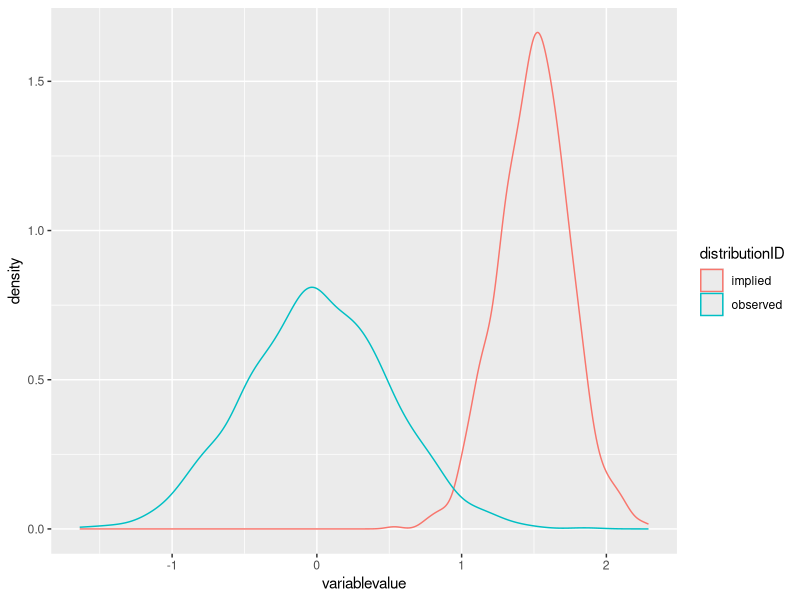
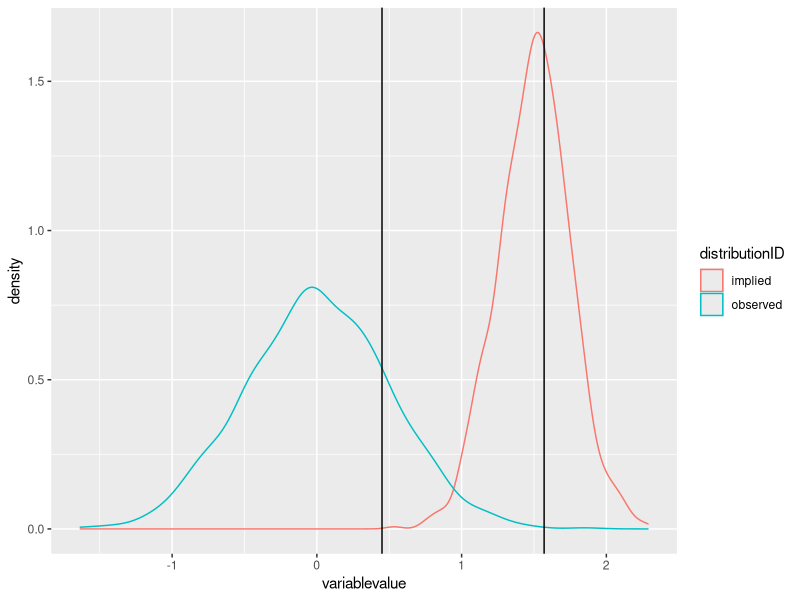
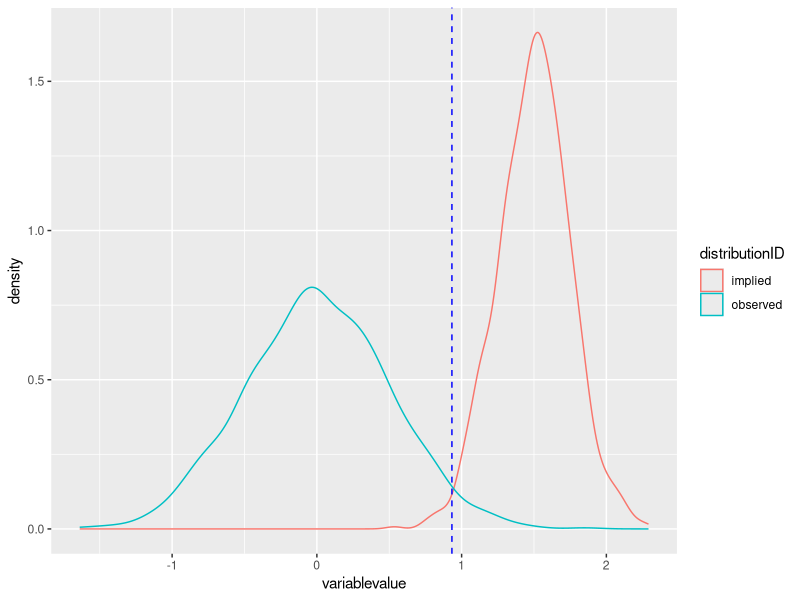
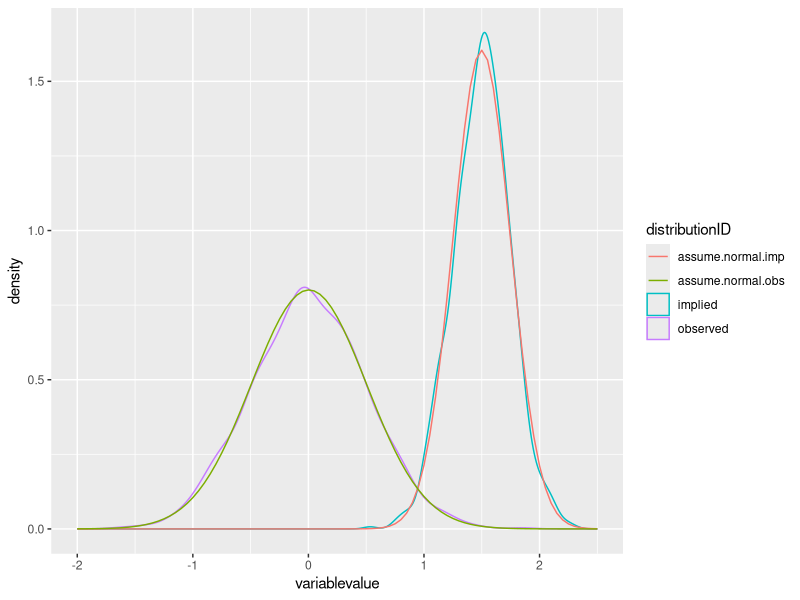

Generate these figures, in order, with R:
## ---- chunk 1
knitr::opts_chunk$set(echo = TRUE)

library(dplyr)
library(tidyr)
library(ggplot2)
library(tibble)
## ---- chunk 2

mu.obs <- 0
sig.obs <- 0.5

mu.imp <- 1.5
sig.imp <- 0.25
## ---- chunk 3
# number samples each
nsample <- 1000

# set seed for reproducibility
set.seed(11)

# draw samples
sample.obs <- rnorm(n = nsample, mean = mu.obs, sd = sig.obs)
sample.imp <- rnorm(n = nsample, mean = mu.imp, sd = sig.imp)
## ---- chunk 4

tibble(observed = sample.obs) %>%
  mutate(id = as.numeric(row.names(.))) ->
observed

tibble(implied = sample.imp) %>%
  mutate(id = as.numeric(row.names(.))) ->
implied


# Join the tables for convenient plotting
observed %>%
  left_join(implied, by = "id") %>%
  gather(distributionID, variablevalue, -id) ->
plotdata

head(plotdata)
## ---- chunk 5
p <- ggplot(plotdata, aes(x = variablevalue, color = distributionID)) +
  geom_density()

p
## ---- chunk 6

p + geom_vline(xintercept = 0.45) + geom_vline(xintercept = 1.57)
## ---- chunk 7
p + geom_vline(xintercept = 0.933, linetype = 2, color = "blue") # + geom_vline(xintercept = 1.57, color = 'blue')
## ---- chunk 8
shapiro.test(sample.obs)
## ---- chunk 9
shapiro.test(sample.imp)
## ---- chunk 10

mu.sample.obs <- mean(sample.obs)
sig.sample.obs <- sd(sample.obs)

print(mu.sample.obs)
print(sig.sample.obs)

assume.normal.obs.fn <- function(x) {
  dnorm(x, mean = mu.sample.obs, sd = sig.sample.obs)
}


mu.sample.imp <- mean(sample.imp)
sig.sample.imp <- sd(sample.imp)

print(mu.sample.imp)
print(sig.sample.imp)

assume.normal.imp.fn <- function(x) {
  dnorm(x, mean = mu.sample.imp, sd = sig.sample.imp)
}
## ---- chunk 11

tibble(x = seq(-2, 2.5, by = 0.05)) %>%
  mutate(
    assume.normal.obs = assume.normal.obs.fn(x),
    assume.normal.imp = assume.normal.imp.fn(x)
  ) %>%
  gather(group, density, -x) ->
dist.compare

p + geom_line(data = dist.compare, aes(x = x, y = density, color = group))
## ---- chunk 12

threshold.value <- uniroot(function(x) assume.normal.obs.fn(x) - assume.normal.imp.fn(x), interval = c(0.5, 1.5))$root
print(paste("The threshold lies at variablevalue =", threshold.value))
## ---- chunk 13

# and get the area under the curve
obs.areaundercurve <- pnorm(threshold.value,
  mean = mu.sample.obs, sd = sig.sample.obs,
  lower.tail = F
) # because we've arranged observed dist on the left and so we want the upper tail
## ---- chunk 14

# get the area under the curve
imp.areaundercurve <- pnorm(threshold.value, mean = mu.sample.imp, sd = sig.sample.imp)
